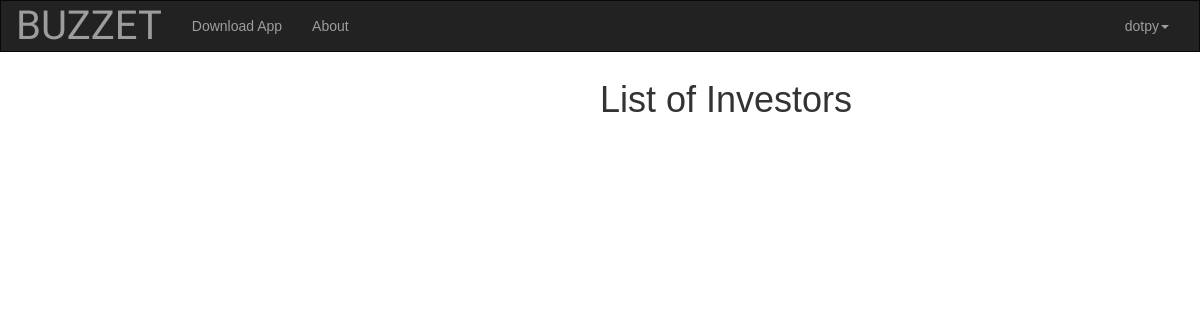
Page /ocrapp/investor/ (signed in) on the earlier database version.
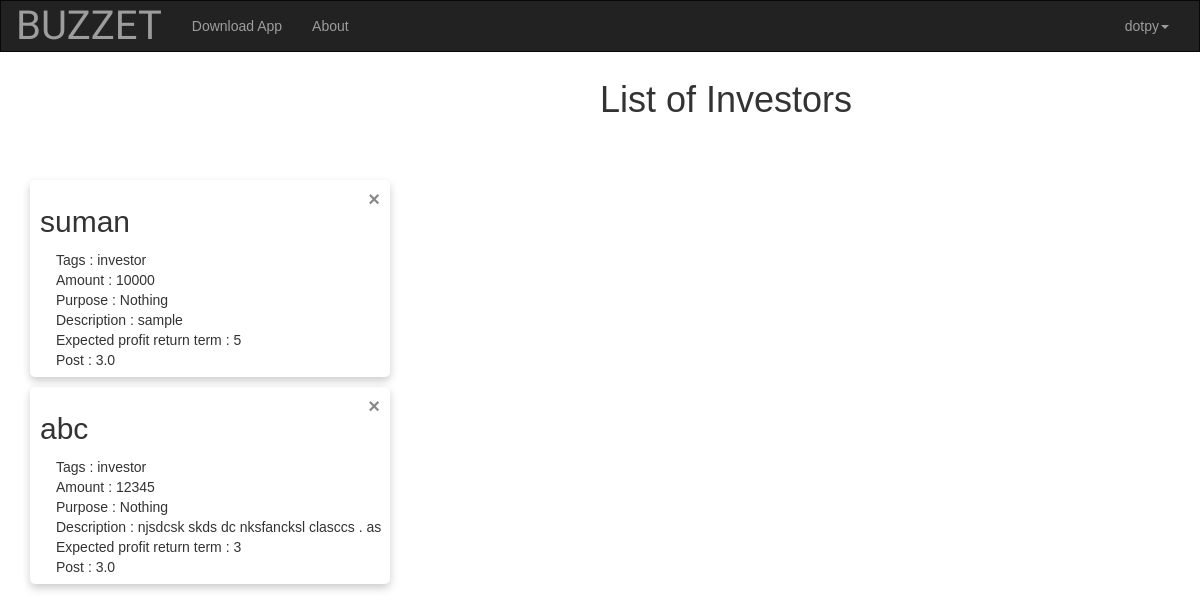
Same page on the later database version.
### ocrapp/models.py (models this page shows)
class community(models.Model):
    name = models.CharField(max_length = 50)
    tag = models.CharField(max_length=50)
    amount = models.IntegerField(default = 10000)
    purpose = models.CharField(max_length=100)
    descr = models.CharField(max_length=2000)
    exp_profit = models.IntegerField(default = 1)
    rating = models.FloatField(null=True, blank=True, default=2)

### ocrapp/views.py (the view)
# urls.py: path('investor/',views.investor_view,name='investor'),
@login_required
def investor_view(request):
    investor_list = []
    sub_list = []
    posts = community.objects.order_by('tag')
    sub_data = sub.objects.order_by('sub_status')
    for x in sub_data:
        sub_list.append(x)
    for entry in posts:
        if entry.tag == 'investor':
                    investor_list.append(entry)
    sub_new_list = []
    for sub_try in sub_list:
        if sub_try.sub_status == 1 :
            for post in investor_list:
                if post.amount <= 100000:
                    sub_new_list.append(post)
    return render(request,'ocrapp/investor.html',{'investor_list':investor_list,'sub':set(sub_new_list)})

### templates/ocrapp/investor.html (shortened to what this page needs)
{% extends "ocrapp/base.html" %}
{% load static %}
{% block body_block %}
<br><br><br>
<h1 style="margin-left:600px;">List of Investors</h1>
<br><br>
{% if user.is_superuser %}
    {% for post in investor_list %}
        {% if post.name == user.username %}
        {% else %}
                <div class="card">
              <span class="closebtn" onclick="this.parentElement.style.display='none'">&times;</span>
              <h2>{{post.name}}</h2>
              <div class="container">
                <div>Tags : {{post.tag}}</div>
                  <div>Amount : {{post.amount}}</div>
                  <div>Purpose : {{post.purpose}}</div>
                  <div>Description : {{post.descr}}</div>
                  <div>Expected profit return term : {{post.exp_profit}}</div>
                  <div>Post : {{post.rating}}</div>
              </div>
            </div>
        {% endif %}
    {% endfor %}
    {% endif %}
  </body>
</html>
{% endblock %}

Differences in the rows shown:
added community: name "suman", tag "investor", amount "10000", purpose "Nothing", descr "sample", exp_profit "5", rating "3.0"
added community: name "abc", tag "investor", amount "12345", purpose "Nothing", descr "njsdcsk skds dc nksfancksl clasccs . as", exp_profit "3", rating "3.0"
